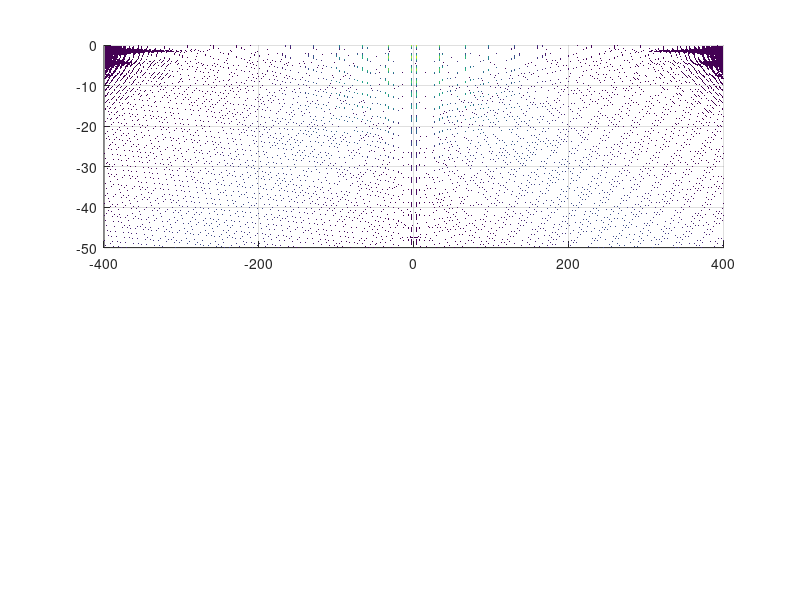

Write the MATLAB code that produced this figure. (Note: this script raises an error after producing the figure.)
% author: Huan Q. Bui
% Jun 25, 2021
% Decaying standing wave due to 
%   (retro) reflection of "gaussian" beams


clear
close all

%%%%%%%%%%%%%%%%%%%
% clock starts
tic 
% clock starts
%%%%%%%%%%%%%%%%%%%


%%% All lengths are in microns.

res_Z = 10; % increases resolution by factor of length_scale
res_X = 10;
x_bound = 400;
z_bound = 50;
x = -x_bound:1/res_X:x_bound;
z = -z_bound:1/res_Z:0;
[X, Z] = meshgrid(x, z);
k = 2*pi/(1.064); % set wavenumber to be 1.
theta = -10*pi/180; % incidence angle 
% recall that FWHM = 1.18 * radius @ (1/e^2) intensity
w = 35/1.18; % beam width
A = 1; % field amplitude

% "left" side
left = @(x,z) A*exp(-(sin(theta).*x + cos(theta).*z).^2/w^2).*exp(+1i*k*(cos(theta).*x-sin(theta).*z))...
    + A*exp(-(sin(theta).*x+cos(theta).*z).^2/w^2).*exp(-1i*k*(cos(theta).*x-sin(theta).*z));

% "right" side
right = @(x,z) A*exp(-(sin(pi-theta).*x + cos(pi-theta).*z).^2/w^2).*exp(+1i*k*(cos(pi-theta).*x-sin(pi-theta).*z))...
    + A*exp(-(sin(pi-theta).*x+cos(pi-theta).*z).^2/w^2).*exp(-1i*k*(cos(pi-theta).*x-sin(pi-theta).*z));


pattern = abs(left(X,Z)+right(X,Z)).^2;

h = figure(1);
subplot(2,1,1)
surf(X,Z,pattern, 'LineStyle', 'none', 'EdgeAlpha', 0 , 'FaceAlpha',1);
view([0,90])
%colormap('gray');
h.Position = [100 100 800 500];
xlabel('X (microns)')
ylabel('Z (microns)')
subplot(2,1,2)
surf(X,Z,pattern, 'LineStyle', 'none', 'EdgeAlpha', 0 , 'FaceAlpha',1);
view([270,0])
%colormap('gray');
xlabel('X (microns)')
ylabel('Z (microns)')
zlabel('Intensity (a.u.)')



% res = 10;
% g = figure(2);
% [xq,zq] = meshgrid(-x_bound:1/res:x_bound, -z_bound:1/res:0);
% pattern_interpolated = griddata(x,z,pattern,xq,zq);
% surf(xq,zq,pattern_interpolated, 'LineWidth',0.05,'edgecolor','black', 'EdgeAlpha', 0.05 , 'FaceAlpha',1);
% view([0,90])
% g.Position = [100 100 800 200];
% xlabel('X')
% ylabel('Z')


%%%%%%%%%%%%%%%%%%%
% clock ends
Duration = seconds(round(toc));
Duration.Format = 'hh:mm:ss';
disp(['Time taken : ' char(Duration)]);
disp(['Time in sec: ' num2str(toc)]);
disp(' ');
% clock ends
%%%%%%%%%%%%%%%%%%%



















